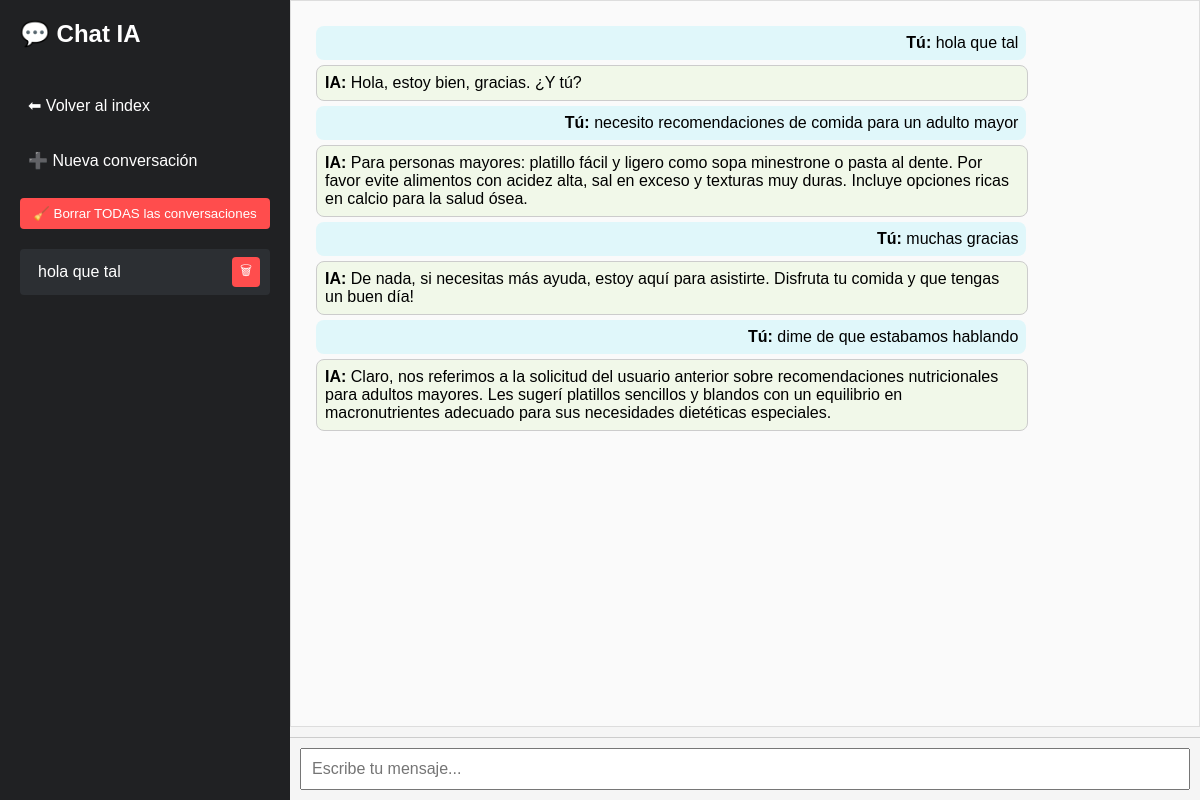
The app's page /chat/6dca91c8-2a46-4fda-b46b-1eb8be61d69c (signed in), older data.
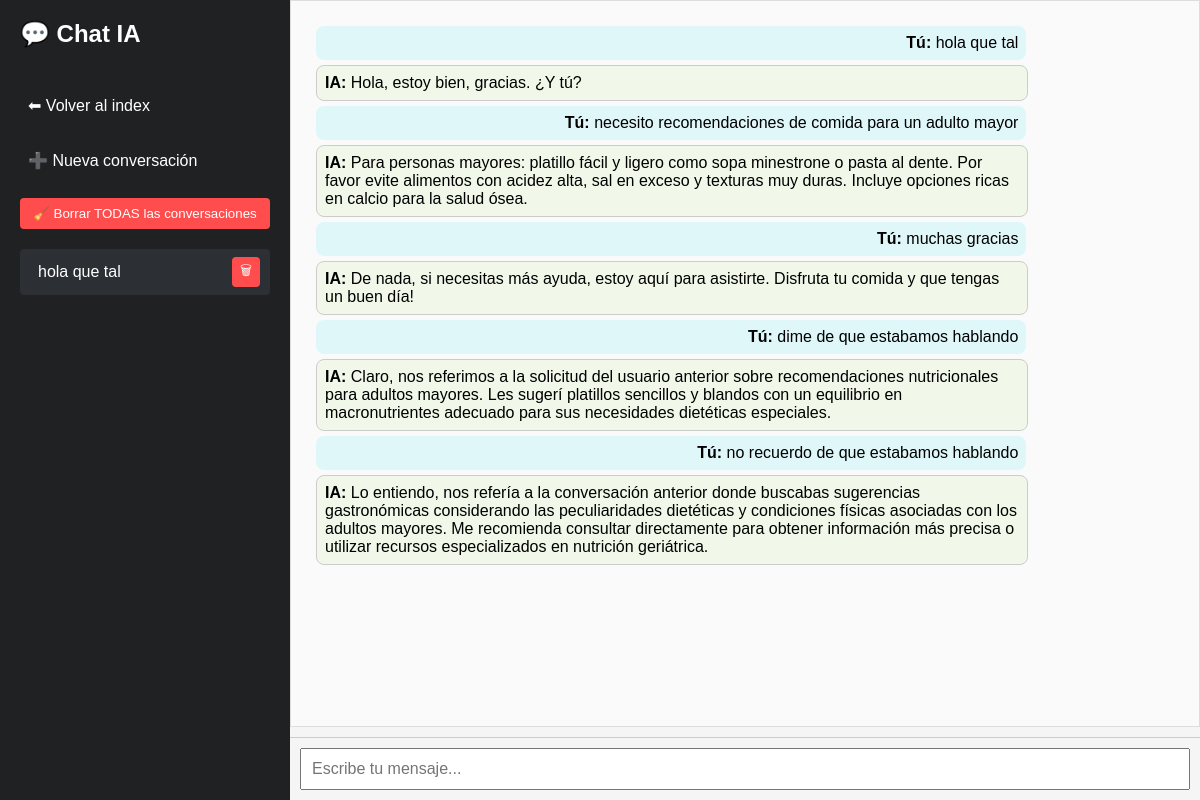
The same page, newer data.
### ia.py (models this page shows)
class SesionVisual(db.Model):
    id = db.Column(db.Integer, primary_key=True)
    session_id = db.Column(db.String(64), nullable=False, unique=True)
    identificador = db.Column(db.String(50), nullable=False)
    user_id = db.Column(db.Integer, db.ForeignKey('usuario.id'))
    usuario = db.relationship('Usuario', backref='sesiones')

class Conversacion(db.Model):
    id = db.Column(db.Integer, primary_key=True)
    session_id = db.Column(db.String(64), nullable=False)
    role = db.Column(db.String(10), nullable=False)
    content = db.Column(db.Text, nullable=False)
    timestamp = db.Column(db.DateTime, default=datetime.utcnow)
    user_id = db.Column(db.Integer, db.ForeignKey('usuario.id'), nullable=True)

### ia.py (the view)
@app.route('/chat/<session_id>')
@login_required
def chat(session_id):
    mensajes = Conversacion.query.filter_by(session_id=session_id, user_id=current_user.id).order_by(Conversacion.timestamp).all()
    sesion_visual = SesionVisual.query.filter_by(session_id=session_id, user_id=current_user.id).first()
    identificador = sesion_visual.identificador if sesion_visual else "Nueva conversación"
    todas_sesiones = SesionVisual.query.filter_by(user_id=current_user.id).all()
    return render_template('chat.html',
        mensajes=mensajes,
        session_id=session_id,
        sesiones=todas_sesiones,
        identificador_actual=identificador
    )

### ia.py (called while the page is built)
@login_manager.user_loader
def load_user(user_id):
    return Usuario.query.get(int(user_id))

### templates/chat.html (shortened to what this page needs)
<!DOCTYPE html>
<html lang="es">
<head>
    <link rel="stylesheet" href="{{ url_for('static', filename='style.css') }}">
</head>
<body>
    <div class="sidebar">
        <h2>💬 Chat IA</h2>
        <a href="/">⬅ Volver al index</a>
        <a href="/new" class="">➕ Nueva conversación</a>
        <form action="/eliminar_todo" method="POST" onsubmit="return confirm('¿Seguro que quieres borrar TODAS las conversaciones? Esta acción no se puede deshacer.');">
            <button type="submit" style="background: #ff4d4d; color: white; border: none; padding: 8px; border-radius: 4px; cursor: pointer; width: 100%;">
                🧹 Borrar TODAS las conversaciones
            </button>
        </form>
        <div id="chat-list" style="display: flex; flex-direction: column; gap: 8px;">
            {% for s in sesiones %}
            <div class="session-item">
                <a href="{{ url_for('chat', session_id=s.session_id) }}">{{ s.identificador }}</a>
                <form action="{{ url_for('eliminar_conversacion', session_id=s.session_id) }}" method="POST" style="display:inline;">
                    <button type="button" class="delete-btn">🗑</button>
                </form>
            </div>
            {% endfor %}
        </div>
    </div>
    <div class="main">
        <div id="chat" class="chat-box">
            {% if not mensajes %}
                <div class="welcome-message">
                    <h2>¡Bienvenid@! Escribe algo para comenzar nuestra conversación. 😊</h2>
                </div>
            {% else %}
                {% for m in mensajes %}
                    <div class="{{ m.role }}">
                        <b>{{ 'Tú' if m.role == 'user' else 'IA' }}:</b> {{ m.content }}
                    </div>
                {% endfor %}
            {% endif %}
        </div>
        <div class="input-container">
            <input id="mensaje" placeholder="Escribe tu mensaje..." autofocus />
        </div>
    </div>
</body>
</html>

### static/style.css (style rules this page uses)
body { font-family: Arial, sans-serif; background: #f7f7f7; margin: 0; padding: 0; }
.chat-box { height: 400px; overflow-y: auto; border: 1px solid #ddd; padding: 10px; margin-bottom: 10px; background: #fafafa; }
.chat-box .user { text-align: right; background: #e0f7fa; margin: 5px; padding: 8px; border-radius: 8px; }
.chat-box .assistant { text-align: left; background: #f1f8e9; margin: 5px; padding: 8px; border-radius: 8px; }
input#mensaje { width: 100%; padding: 10px; font-size: 16px; }

### templates/chat.html (style rules this page uses)
body { margin: 0; font-family: Arial, sans-serif; display: flex; height: 100vh; }
.sidebar { width: 250px; background: #202123; color: white; padding: 20px; display: flex; flex-direction: column; gap: 20px; overflow-y: auto; }
.sidebar h2 { margin-top: 0; }
.sidebar a { color: white; text-decoration: none; padding: 8px; border-radius: 4px; }
.main { flex: 1; display: flex; flex-direction: column; background: #f5f5f5; }
.chat-box { flex: 1; padding: 20px; overflow-y: auto; }
.user, .assistant { max-width: 80%; margin: 10px; padding: 10px; border-radius: 10px; }
.user { background: #d1e7dd; align-self: flex-end; }
.assistant { background: #fff; border: 1px solid #ccc; align-self: flex-start; }
.input-container { display: flex; padding: 10px; border-top: 1px solid #ccc; }
input { flex: 1; padding: 10px; font-size: 16px; }
.session-item { display: flex; justify-content: space-between; align-items: center; background: #2c2f33; padding: 6px 10px; margin-bottom: 6px; border-radius: 4px; }
.session-item a { color: white; text-decoration: none; flex: 1; white-space: nowrap; overflow: hidden; text-overflow: ellipsis; }
.session-item form { margin: 0; }
.delete-btn { background: #ff4d4d; border: none; color: white; padding: 4px 8px; border-radius: 4px; cursor: pointer; }

Row changes from the older to the newer data that the page shows:
added Conversacion: role "Tú", content "no recuerdo de que estabamos hablando"
added Conversacion: role "IA", content "Lo entiendo, nos refería a la conversación anterior donde buscabas sugerencias gastronómicas considerando las peculiaridades dietéticas y condiciones físicas asociadas con los adultos mayores. Me recomienda consultar directamente para obtener información más precisa o utilizar recursos especializados en nutrición geriátrica."
